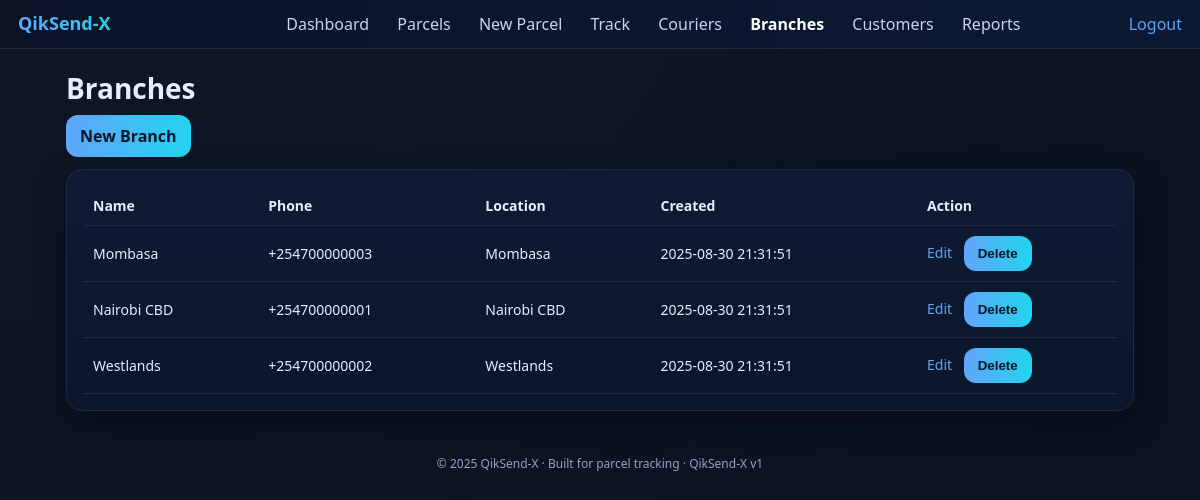
The page /branches (signed in) on the database its author committed.
### app.py (models this page shows)
class Branch(db.Model):
    id = db.Column(db.Integer, primary_key=True)
    name = db.Column(db.String(120), nullable=False, unique=True)
    phone = db.Column(db.String(50))
    location = db.Column(db.String(200), nullable=False)
    created_at = db.Column(db.String(32), default=lambda: now_str())

### app.py (the view)
@app.route("/branches")
@login_required
def branches():
    return render_template("branches.html", branches=Branch.query.order_by(Branch.name).all())

### app.py (called while the page is built)
def login_required(f):
    @wraps(f)
    def wrapper(*args, **kwargs):
        if not session.get("user"):
            return redirect(url_for("login"))
        return f(*args, **kwargs)
    return wrapper

### templates/branches.html (shortened to what this page needs)
{% extends "base.html" %}
{% block content %}
<h1 class="h1">Branches</h1>
<div style="margin-bottom:12px">
  <a class="btn" href="{{ url_for('new_branch') }}">New Branch</a>
</div>
<div class="card">
  <table class="table">
    <thead>
      <tr>
        <th>Name</th>
        <th>Phone</th>
        <th>Location</th>
        <th>Created</th>
        <th style="width:200px">Action</th>
      </tr>
    </thead>
    <tbody>
      {% for b in branches %}
      <tr>
        <td>{{ b.name }}</td>
        <td>{{ b.phone or '—' }}</td>
        <td>{{ b.location }}</td>
        <td>{{ b.created_at }}</td>
        <td>
          <a href="{{ url_for('edit_branch', id=b.id) }}">Edit</a>
          <form method="post"
                action="{{ url_for('delete_branch', id=b.id) }}"
                style="display:inline;margin-left:8px"
                onsubmit="return confirm('Delete this branch?');">
            <button class="btn btn-small danger" type="submit">Delete</button>
          </form>
        </td>
      </tr>
      {% else %}
      <tr><td colspan="5" class="muted">No branches yet.</td></tr>
      {% endfor %}
    </tbody>
  </table>
</div>
{% endblock %}

### static/style.css (style rules this page uses)
:root { --bg:#0b1220;--panel:#0f1b34;--line:#1e2a44;--text:#e6edff;--brand:#60a5fa;--brand2:#22d3ee }
* { box-sizing:border-box }
body { margin:0;background:radial-gradient(1200px 800px at 10% -10%, #1e293b33, transparent),var(--bg);color:var(--text);font-family:system-ui,-apple-system,Segoe UI,Roboto,Arial }
a { color:var(--brand);text-decoration:none }
.card { background:linear-gradient(180deg,#0f1b34,#0b162a);border:1px solid var(--line);border-radius:16px;padding:16px;box-shadow:0 10px 30px rgba(0,0,0,.35) }
.h1 { font-size:28px;margin:10px 0 8px }
.table { width:100%;border-collapse:collapse }
.table th,.table td { padding:10px;border-bottom:1px solid var(--line);font-size:14px;text-align:left }
.btn { display:inline-block;padding:10px 14px;border-radius:12px;border:0;cursor:pointer;font-weight:700;color:#051427;background:linear-gradient(90deg,var(--brand),var(--brand2)) }

### rows shown on the page
Branch: name "Mombasa", phone "+254700000003", location "Mombasa", created_at "2025-08-30 21:31:51"
Branch: name "Nairobi CBD", phone "+254700000001", location "Nairobi CBD", created_at "2025-08-30 21:31:51"
Branch: name "Westlands", phone "+254700000002", location "Westlands", created_at "2025-08-30 21:31:51"
